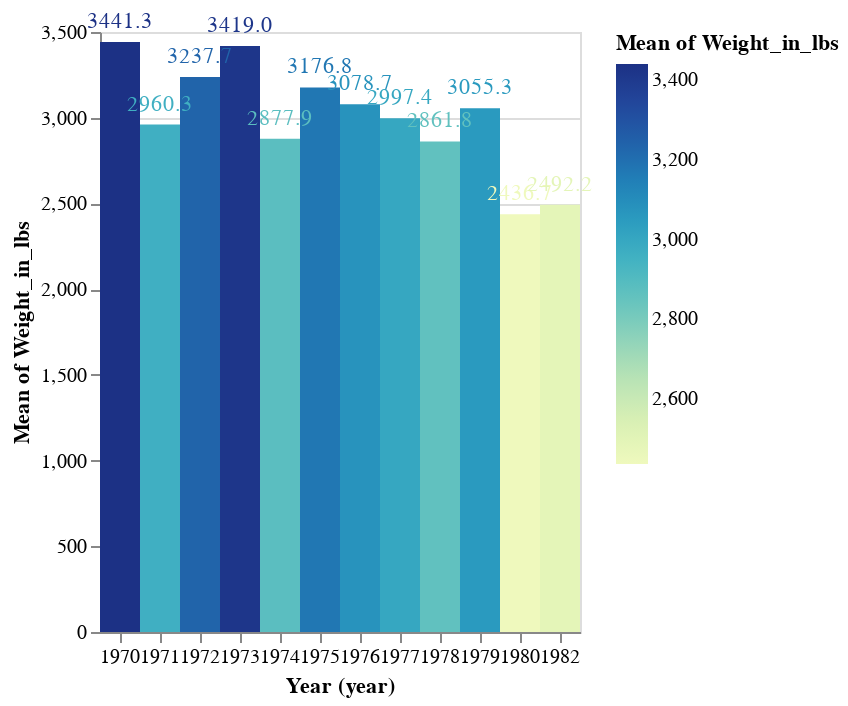

Notebook code for this chart:
### Markdown cell above
5.1 Реализовать графики в Altair с использованием следующих ключей:

Метки: mark_text(), mark_rect().

Столбцы данных: , 'Weight_in_lbs', 'Year'.

Кодировки: x, y, color.

### Code cell
bars = alt.Chart(cars).mark_rect().encode(
    x=alt.X('Year:O', timeUnit='year'),
    y=alt.Y('mean(Weight_in_lbs):Q'),
    color='mean(Weight_in_lbs):Q'
)
text = bars.mark_text(
    align='center',
    baseline='bottom',
    dy=-5
).encode(
    text=alt.Text('mean(Weight_in_lbs):Q', format='.1f')
)

chart = (bars + text).interactive()
chart

### Figure 1 — Vega-Lite specification as saved in the notebook (floating-point values rounded to 4 significant figures; data arrays with more than 128 entries replaced by an {"elided": "..."} marker saying what was removed)
{"config": {"view": {"continuousWidth": 400, "continuousHeight": 300}}, "layer": [{"mark": "rect", "encoding": {"color": {"aggregate": "mean", "field": "Weight_in_lbs", "type": "quantitative"}, "x": {"field": "Year", "timeUnit": "year", "type": "ordinal"}, "y": {"aggregate": "mean", "field": "Weight_in_lbs", "type": "quantitative"}}, "selection": {"selector023": {"type": "interval", "bind": "scales", "encodings": ["x", "y"]}}}, {"mark": {"type": "text", "align": "center", "baseline": "bottom", "dy": -5}, "encoding": {"color": {"aggregate": "mean", "field": "Weight_in_lbs", "type": "quantitative"}, "text": {"aggregate": "mean", "field": "Weight_in_lbs", "format": ".1f", "type": "quantitative"}, "x": {"field": "Year", "timeUnit": "year", "type": "ordinal"}, "y": {"aggregate": "mean", "field": "Weight_in_lbs", "type": "quantitative"}}}], "data": {"name": "data-f02450ab61490a1363517a0190416235"}, "$schema": "https://vega.github.io/schema/vega-lite/v4.17.0.json", "datasets": {"data-f02450ab61490a1363517a0190416235": {"elided": "406 records"}}}
